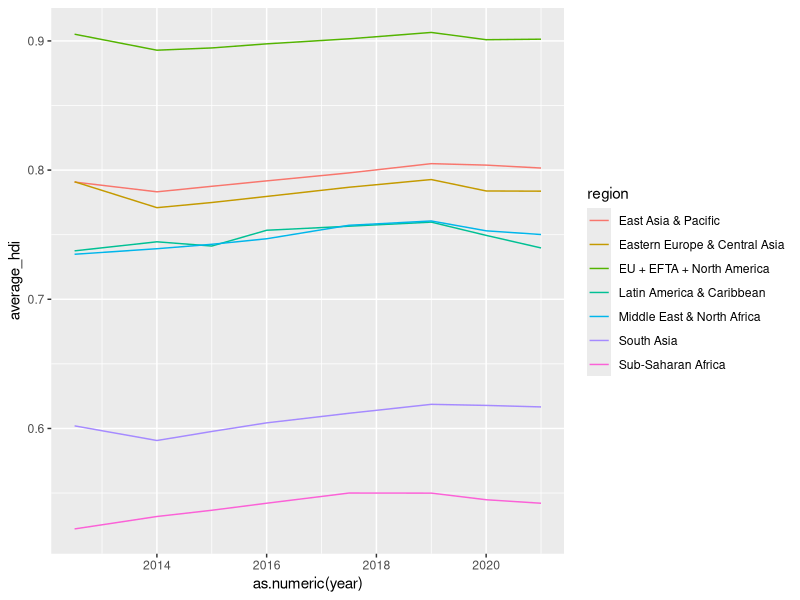
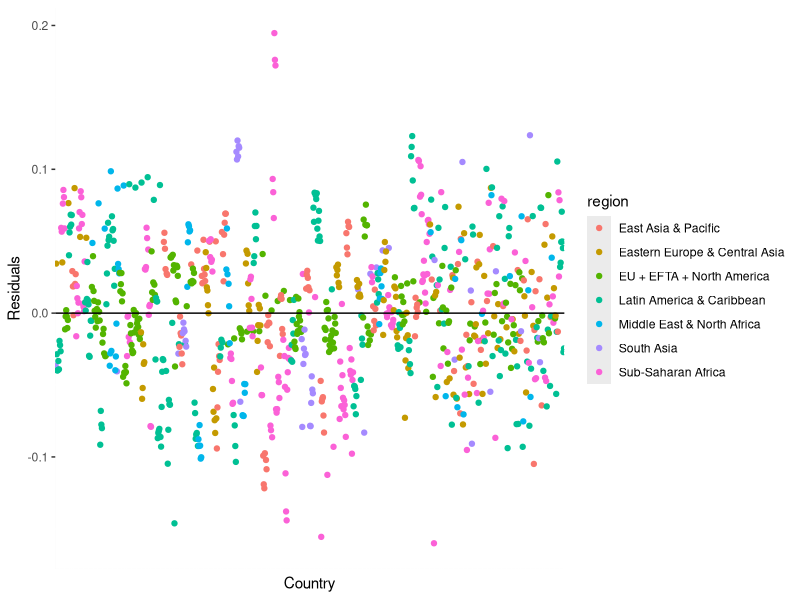
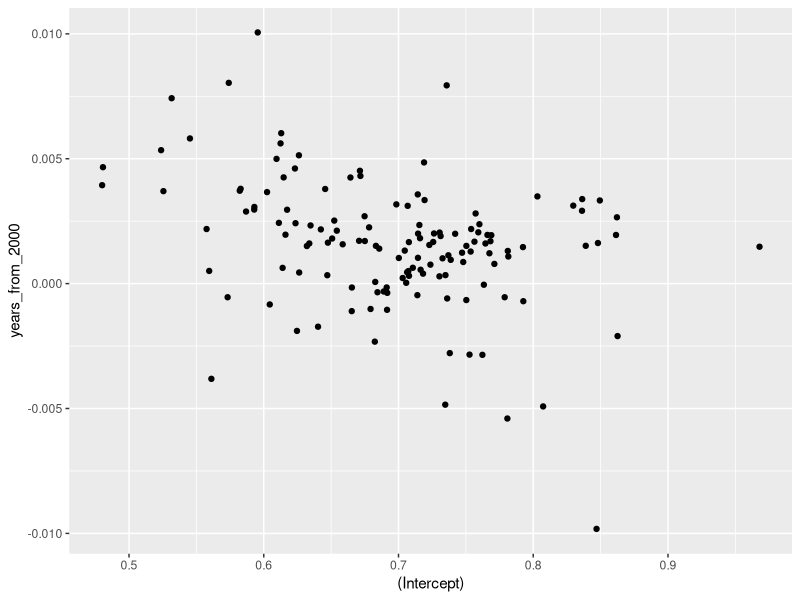

These figures' R source, in order:
## ---- chunk 1
knitr::opts_chunk$set(echo = TRUE)
## ---- chunk 2
# Load Libraries
library(dplyr)
library(ggplot2)
library(lme4)
library(broom.mixed)

data = read.csv("./data/data_clean.csv")
## ---- chunk 3
average_hdi = data %>% group_by(region,year) %>% summarise(average_hdi = mean(hdi))
average_hdi[average_hdi$year == "2012-2013", "year"] = "2012.5"
average_hdi[average_hdi$year == "2017-2018", "year"] = "2017.5"
ggplot(data=average_hdi, aes(x=as.numeric(year), y=average_hdi)) + geom_line(aes(color = region))
## ---- chunk 4
# Create Time Mixed Effects Model
selected_columns = data[, c("country","year", "region", "hdi", "x1.6","x3.2", "x5.1", "x6.4", "x7.3")]
selected_columns[selected_columns$year == "2012-2013", "year"] = "2012.5"
selected_columns[selected_columns$year == "2017-2018", "year"] = "2017.5"
selected_columns$year = as.numeric(selected_columns$year)
selected_columns$years_from_2000 = selected_columns$year - 2000

time_mixed_effects = lmer(hdi~years_from_2000+x1.6+x3.2+x5.1+x6.4+x7.3+(1+years_from_2000|region),data=selected_columns)
## ---- chunk 5
# Determine Significance of Coefficients

## ---- chunk 6
# Make Plots
residuals = augment(time_mixed_effects)
ggplot(data = residuals, aes(x=.rownames, y = .resid)) +
  geom_point(aes(color = region)) +
  theme(axis.text.x=element_blank(), axis.ticks.x=element_blank()) +
  geom_hline(yintercept = 0) +
  labs(y="Residuals", x="Country")

time_mixed_effects_country = lmer(hdi~x1.6+x3.2+x5.1+x6.4+x7.3+(1+x1.6+x3.2+x5.1+x6.4+x7.3||region)+(1+years_from_2000||country),data=selected_columns)

ggplot(data = coef(time_mixed_effects_country)$country, aes(x=`(Intercept)`, y = years_from_2000)) + geom_point()
